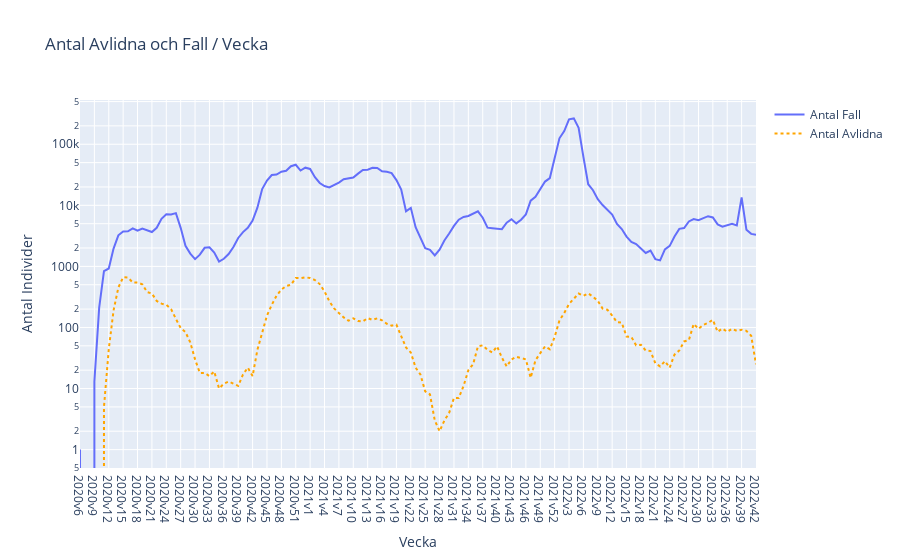

The notebook cell this image was saved under:
### Code cell
fig = px.line(
    df,
    x="Vecka",
    y=["Antal Fall", "Antal Avlidna"],
    log_y=True,
    title="Antal Avlidna och Fall / Vecka",
    labels={"value": "Antal Individer", "variable": ""}, # setting legend group name to "" since it speaks clearly for itself in this case
)
fig.update_traces(
    patch={"line": {"color": "orange", "dash": "dot"}}, # styling line to be orange dotted
    selector={"legendgroup": "Antal Avlidna"}, # specifying which line to apply style to
)

fig.write_html("Visualiseringar/E1_fall_avlidna_veckovis.html")
fig.show()

### Figure 1 — Plotly figure (JSON) as saved in the notebook; plotly's stock layout.template omitted (floating-point values rounded to 4 significant figures; data arrays with more than 128 entries replaced by an {"elided": "..."} marker saying what was removed)
{"data": [{"hovertemplate": "=Antal Fall<br>Vecka=%{x}<br>Antal Individer=%{y}<extra></extra>", "legendgroup": "Antal Fall", "line": {"color": "#636efa", "dash": "solid"}, "marker": {"symbol": "circle"}, "mode": "lines", "name": "Antal Fall", "orientation": "v", "showlegend": true, "type": "scatter", "x": {"elided": "142 str values"}, "xaxis": "x", "y": {"elided": "142 int values"}, "yaxis": "y"}, {"hovertemplate": "=Antal Avlidna<br>Vecka=%{x}<br>Antal Individer=%{y}<extra></extra>", "legendgroup": "Antal Avlidna", "line": {"color": "orange", "dash": "dot"}, "marker": {"symbol": "circle"}, "mode": "lines", "name": "Antal Avlidna", "orientation": "v", "showlegend": true, "type": "scatter", "x": {"elided": "142 str values"}, "xaxis": "x", "y": {"elided": "142 int values"}, "yaxis": "y"}], "layout": {"legend": {"title": {"text": ""}, "tracegroupgap": 0}, "title": {"text": "Antal Avlidna och Fall / Vecka"}, "xaxis": {"anchor": "y", "domain": [0, 1], "title": {"text": "Vecka"}}, "yaxis": {"anchor": "x", "domain": [0, 1], "title": {"text": "Antal Individer"}, "type": "log"}}}
